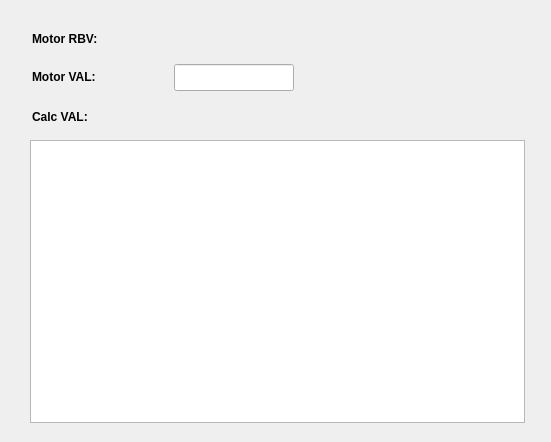
<?xml version="1.0" encoding="UTF-8"?>
<ui version="4.0">
 <class>Form</class>
 <widget class="QWidget" name="Form">
  <property name="geometry">
   <rect>
    <x>0</x>
    <y>0</y>
    <width>551</width>
    <height>442</height>
   </rect>
  </property>
  <property name="windowTitle">
   <string>PV Basics</string>
  </property>
  <widget class="QLabel" name="label">
   <property name="geometry">
    <rect>
     <x>32</x>
     <y>30</y>
     <width>120</width>
     <height>17</height>
    </rect>
   </property>
   <property name="font">
    <font>
     <weight>75</weight>
     <bold>true</bold>
    </font>
   </property>
   <property name="text">
    <string>Motor RBV:</string>
   </property>
  </widget>
  <widget class="QLabel" name="label_2">
   <property name="geometry">
    <rect>
     <x>32</x>
     <y>68</y>
     <width>120</width>
     <height>17</height>
    </rect>
   </property>
   <property name="font">
    <font>
     <weight>75</weight>
     <bold>true</bold>
    </font>
   </property>
   <property name="text">
    <string>Motor VAL:</string>
   </property>
  </widget>
  <widget class="PyDMLineEdit" name="pydmLineEdit">
   <property name="geometry">
    <rect>
     <x>174</x>
     <y>64</y>
     <width>120</width>
     <height>27</height>
    </rect>
   </property>
   <property name="toolTip">
    <string/>
   </property>
   <property name="whatsThis">
    <string/>
   </property>
   <property name="channel" stdset="0">
    <string>EX:MOTOR1</string>
   </property>
   <property name="showUnits" stdset="0">
    <bool>true</bool>
   </property>
  </widget>
  <widget class="QLabel" name="label_3">
   <property name="geometry">
    <rect>
     <x>32</x>
     <y>108</y>
     <width>120</width>
     <height>17</height>
    </rect>
   </property>
   <property name="font">
    <font>
     <weight>75</weight>
     <bold>true</bold>
    </font>
   </property>
   <property name="text">
    <string>Calc VAL:</string>
   </property>
  </widget>
  <widget class="PyDMTimePlot" name="PyDMTimePlot_2">
   <property name="geometry">
    <rect>
     <x>30</x>
     <y>140</y>
     <width>495</width>
     <height>283</height>
    </rect>
   </property>
   <property name="toolTip">
    <string/>
   </property>
   <property name="whatsThis">
    <string/>
   </property>
   <property name="showXGrid">
    <bool>true</bool>
   </property>
   <property name="showYGrid">
    <bool>true</bool>
   </property>
   <property name="title" stdset="0">
    <string>Time Plot</string>
   </property>
   <property name="showLegend">
    <bool>true</bool>
   </property>
   <property name="curves">
    <stringlist>
     <string>{&quot;channel&quot;: &quot;EX:CALC&quot;, &quot;name&quot;: &quot;Calc&quot;, &quot;color&quot;: &quot;white&quot;}</string>
    </stringlist>
   </property>
   <property name="timeSpan">
    <double>10.000000000000000</double>
   </property>
  </widget>
  <widget class="PyDMLabel" name="pydmLabel_2">
   <property name="geometry">
    <rect>
     <x>174</x>
     <y>106</y>
     <width>120</width>
     <height>17</height>
    </rect>
   </property>
   <property name="toolTip">
    <string/>
   </property>
   <property name="whatsThis">
    <string>Displays the value from an EPICS PV.</string>
   </property>
   <property name="channel">
    <string>EX:CALC</string>
   </property>
   <property name="showUnits" stdset="0">
    <bool>false</bool>
   </property>
   <property name="precision">
    <number>0</number>
   </property>
  </widget>
  <widget class="PyDMLabel" name="PyDMLabel">
   <property name="geometry">
    <rect>
     <x>172</x>
     <y>30</y>
     <width>89</width>
     <height>19</height>
    </rect>
   </property>
   <property name="toolTip">
    <string/>
   </property>
   <property name="whatsThis">
    <string/>
   </property>
   <property name="channel">
    <string>EX:MOTOR1.RBV</string>
   </property>
   <property name="showUnits" stdset="0">
    <bool>true</bool>
   </property>
  </widget>
 </widget>
 <customwidgets>
  <customwidget>
   <class>PyDMTimePlot</class>
   <extends>QGraphicsView</extends>
   <header>pydm.widgets.timeplot</header>
  </customwidget>
  <customwidget>
   <class>PyDMLineEdit</class>
   <extends>QLineEdit</extends>
   <header>pydm.widgets.line_edit</header>
  </customwidget>
  <customwidget>
   <class>PyDMLabel</class>
   <extends>QLabel</extends>
   <header>pydm.widgets.label</header>
  </customwidget>
 </customwidgets>
 <resources/>
 <connections/>
</ui>
